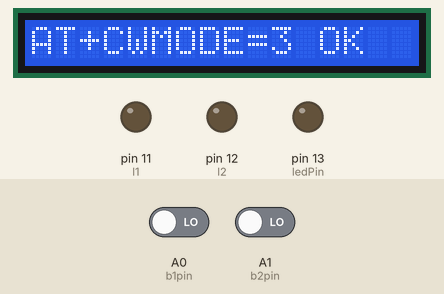
Recording of a sketch running on a simulated Arduino Uno, built with avr-gcc and run on an emulated ATmega328P. Parts: 16×1 character LCD, output pins drawn as LEDs (lit = HIGH). The test bench sets the inputs (shaded band); at power-on: A1 (b2pin) LOW, A0 (b1pin) LOW. The modem accepts every AT command (registered, SIM ready, sends succeed) and sends nothing else; what the sketch prints to the serial monitor is not drawn.

Above: at 4.6 s.
At 18.6 s:
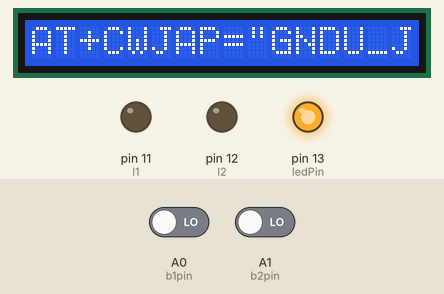
20.2 s: A1 (b2pin) driven HIGH
At 22.3 s:
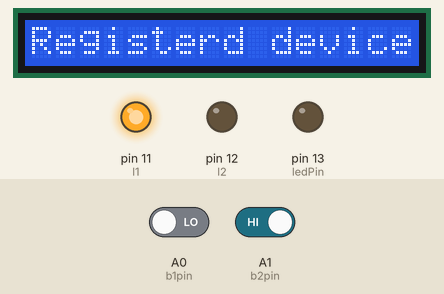
23.2 s: A0 (b1pin) driven HIGH
At 25.1 s:
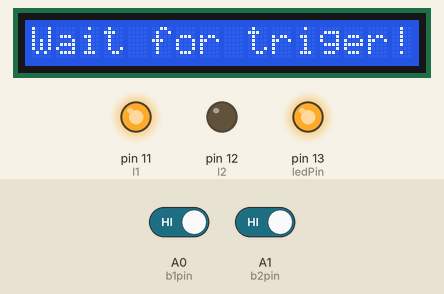
Timing chart, 0 to 55.0 s (numbered marks = the images above; inputs shaded):
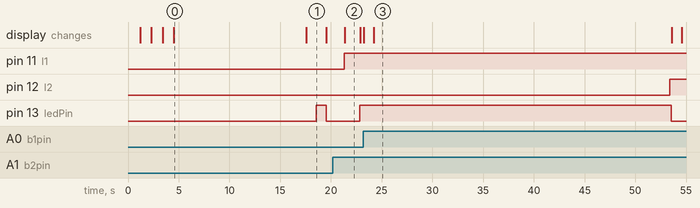

Measured:
- after the input at 20.2 s, pin 11 (l1): LOW → HIGH after 1.1 s; the display: changes after 1.2 s (image 2)
- after the input at 23.2 s, pin 12 (l2): LOW → HIGH after 30.2 s; the display: first changes at once (image 3 shows a later state)
- what the display in image 0 shows lasts 13.1 s, from 4.5 s to 17.6 s
- what the display in image 1 shows lasts 2.0 s, from 17.6 s to 19.6 s
- what the display in image 2 shows lasts 1.5 s, from 21.4 s to 22.9 s

The sketch:

_1_march.ino
```cpp
#include <SoftwareSerial.h>
#include <LiquidCrystal.h>
#include <stdlib.h>
//LCD INIT
LiquidCrystal lcd(9,8,7,6,5,4);
// for first button
int b1pin=A0;
// for second button
int b2pin=A1;
//For esp
boolean No_IP=false;
String IP="";
SoftwareSerial ser(2,3);//Rx, Tx
bool fine=false,pre_fine=false;
int hours = 1; // start hours
int minutes = 0; //start min
int seconds = 5; //start seconds
//initlize
String GET, URL,HTTP,getStr;
int r_id=0;
bool pre_insert=false;
bool s_loop=true;
// LED
int ledState=LOW;
const int l1 =  11;
const int l2 =  12;
const int ledPin =  13;         // the number of the LED pin
unsigned long previousMillis = 0;        // will store last time LED was updated
const long interval = 1000;           // interval at which to blink (milliseconds)
void misc(String id)
{
  GET ="GET ";
  URL ="/recieve.php?id="+id;
  URL+="\r\n\r\n";
  Serial.print(URL);
  HTTP ="/HTTP/1.1";
  getStr = "GET /insert.php?user=admin&pass=admin&id="+id+"&timing=&status=Active";
  getStr += "\r\n\r\n";
}
void setup()
{  lcd.begin(16, 1);pinMode(ledPin, OUTPUT);pinMode(l1, OUTPUT);pinMode(l2, OUTPUT);
   pinMode(b1pin,INPUT);pinMode(b2pin,INPUT);Serial.begin(9600);ser.begin(9600);ser.println("AT+RST");wifi_init();
}
void blin(bool act)
{
  if(act)
  {
   unsigned long currentMillis = millis();

  if (currentMillis - previousMillis >= interval) {
    // save the last time you blinked the LED
    previousMillis = currentMillis;

    // if the LED is off turn it on and vice-versa:
    if (ledState == LOW) {
      ledState = HIGH;
      lcd.println("Press Button for Online! Device");
    } else {
      ledState = LOW;
      lcd.clear();
    }

    // set the LED with the ledState of the variable:
    digitalWrite(ledPin, ledState);
  }
  }
}
void check4IP(int t1){int t2=millis();while(t2+t1>millis()){while(ser.available()>0){if(ser.find("WIFI GOT IP")){No_IP=true;}}}}
void get_ip()
{
    IP="";char ch=0;while(1){ser.println("AT+CIFSR");
    while(ser.available()>0)
    {
      if(ser.find("STAIP,")){delay(1000); Serial.print("IP Address:");while(ser.available()>0){ch=ser.read();if(ch=='+')break;IP+=ch;}}
      if(ch=='+')
      break;
    }
    if(ch=='+')
    break;
    delay(1000);
  }Serial.print(IP);Serial.print("Port:");Serial.println(80);
}
void connect_wifi(String cmd, int t)
{
  int temp=0,i=0;
  while(1)
  { ser.println(cmd);
    while(ser.available()){if(ser.find("OK")){i=8;}}
    delay(t);
    if(i>5)
    break;
    i++;
  }
  if(i==8){lcd.clear();lcd.print(cmd+" OK");Serial.println(cmd+" OK");}else{connect_wifi(cmd,t);}
}
void wifi_init()
{   connect_wifi("AT+RST",100);connect_wifi("AT",100);
    while(ser.available())
    Serial.write(ser.read());// connect_wifi("AT+CIPMUX=1",1000);
    connect_wifi("AT+GMR",100); connect_wifi("AT+CWMODE=3",100);check4IP(5000);if(!No_IP){ connect_wifi("AT+CWJAP=\"GNDU_JLD1\",\"a7bbc2cb57\"",7000);}if(ser.find("OK")) {lcd.clear(); lcd.println("Connected!");Serial.println("Connected!");s_loop=true;get_ip();}
}
void loop()
{
if(s_loop)
{
blin(true);
int  b1state=digitalRead(b1pin);
int  b2state=digitalRead(b2pin);
//Serial.print(b1state);
//Serial.print(b2state);
  if(b2state==HIGH){misc("s11"); insert_data();}
  if(b1state==HIGH)
  {
    if(pre_fine)
    {
    lcd.clear();
    lcd.println("Online client!!!");
    delay(1000);
    lcd.clear();
    lcd.println("Wait for triger!!!");
    fine=true;
    }
    else
    {
    lcd.clear();
    lcd.print("Not Registed!!!!!!!");
    }
  }
  if(fine)
  {
  read_data();
  }
}
else
{
  lcd.clear();
  lcd.print("Connection problem!!!!");
}
}
void insert_data(){
  if(pre_insert)
  {
  lcd.clear();
  lcd.print("Already Registerd!!!!");
  }
  else
  {
  String cmd = "AT+CIPSTART=\"TCP\",\"";cmd += "192.168.43.136";cmd += "\",80";ser.println(cmd);
  if(ser.find("Error")){Serial.println("AT+CIPSTART error");return;}
  cmd = "AT+CIPSEND=";
  cmd += String(getStr.length());
  ser.println(cmd);
  if(ser.find(">")){ser.print(getStr);lcd.clear();lcd.println("Registerd device!");digitalWrite(l1,HIGH);pre_fine=true;pre_insert=true;ser.println("Registerd device!");}else{ser.println("AT+CIPCLOSE");Serial.println("AT+CIPCLOSE");}
  delay(1500);
  }
}
void read_data() {
  while(ser.available()){Serial.write(ser.read());}
  delay(2500);
  ser.println( "AT+CIPSTART=\"TCP\",\"192.168.43.136\",80\r\n");
  delay(3500);
  while(ser.available()){Serial.write(ser.read());}
  delay(3500);
  //..............................................
  ser.println("AT+CIPSEND="+String(GET.length()+URL.length()));
  delay(3500);
  while(ser.available()){Serial.write(ser.read());}
  delay(2500);
  ser.println(GET+URL);
  delay(2000);
  //..........................................
  ser.println(HTTP+"Host:192.168.43.136:80");
  String inData;
  while(ser.available())
  {
     inData=ser.readString();
  }
  Serial.print(inData);
  delay(1500);
  ser.println("AT+CIPCLOSE");
  delay(4500);
  while(ser.available()){Serial.write(ser.read());}
  delay(4500);
  digitalWrite(l2,HIGH);
  math(inData);
}
void math(String s)
{
 // Serial.print(inData);
  Serial.println("Welcome in meth");
  Serial.println(s.length());
  for(int x=0;x<=s.length();x++)
  {
    Serial.println("Welcome in loop");
    if(s.charAt(x) == '>' && s.charAt(x+1)=='[' && s.charAt(x+10)==']')
    {
      Serial.println("Welcome in conditiion");
      s=s.substring(x+2,x+9);
      Serial.println(s);
      lcd.clear();
      lcd.print(s);
      fine=false;
      break;
     }
  }
  if(fine==false)
  {
    timer(s);
  }
}
void timer(String times)
{
Serial.print(times);
hours =   times.substring(0,1).toInt(); // start hours
minutes = times.substring(3,4).toInt(); //start min
seconds = times.substring(6,7).toInt(); //start seconds
// lcd.begin(16, 2);
// lcd.scrollDisplayLeft();
delay(150);while (hours > 0 || minutes > 0 || seconds >= 0) {(hours < 10) ? Serial.print("0") : NULL;(minutes < 10) ? Serial.print("0") : NULL;(seconds < 10) ? Serial.print("0") : NULL;
Serial.println(String(hours)+":"+String(minutes)+":"+String(seconds)); stepDown(); lcd.setCursor(5, 1);lcd.clear();lcd.print(String(hours)+":"+String(minutes)+":"+String(seconds)); stepDown();delay(1000);delay(1000);}
}
void stepDown(){if (seconds > 0){seconds -= 1;}else{if (minutes > 0) {seconds = 59;minutes -= 1;} else {if (hours > 0) {seconds = 59;minutes = 59;hours -= 1;} else {trigger();}}}}
void trigger() {Serial.println("END "); delay(1000);}
```
